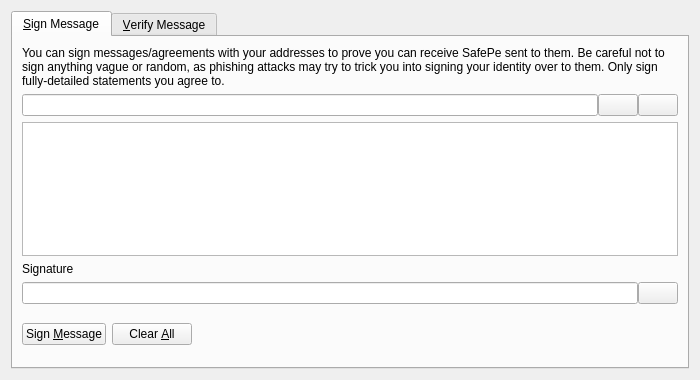
<?xml version="1.0" encoding="UTF-8"?>
<ui version="4.0">
 <class>SignVerifyMessageDialog</class>
 <widget class="QDialog" name="SignVerifyMessageDialog">
  <property name="geometry">
   <rect>
    <x>0</x>
    <y>0</y>
    <width>700</width>
    <height>380</height>
   </rect>
  </property>
  <property name="windowTitle">
   <string>Signatures - Sign / Verify a Message</string>
  </property>
  <property name="modal">
   <bool>true</bool>
  </property>
  <layout class="QVBoxLayout" name="verticalLayout">
   <item>
    <widget class="QTabWidget" name="tabWidget">
     <property name="currentIndex">
      <number>0</number>
     </property>
     <widget class="QWidget" name="tabSignMessage">
      <attribute name="title">
       <string>&amp;Sign Message</string>
      </attribute>
      <layout class="QVBoxLayout" name="verticalLayout_SM">
       <item>
        <widget class="QLabel" name="infoLabel_SM">
         <property name="text">
          <string>You can sign messages/agreements with your addresses to prove you can receive SafePe sent to them. Be careful not to sign anything vague or random, as phishing attacks may try to trick you into signing your identity over to them. Only sign fully-detailed statements you agree to.</string>
         </property>
         <property name="textFormat">
          <enum>Qt::PlainText</enum>
         </property>
         <property name="wordWrap">
          <bool>true</bool>
         </property>
        </widget>
       </item>
       <item>
        <layout class="QHBoxLayout" name="horizontalLayout_1_SM">
         <property name="spacing">
          <number>0</number>
         </property>
         <item>
          <widget class="QValidatedLineEdit" name="addressIn_SM">
           <property name="toolTip">
            <string>The SafePe address to sign the message with</string>
           </property>
          </widget>
         </item>
         <item>
          <widget class="QPushButton" name="addressBookButton_SM">
           <property name="toolTip">
            <string>Choose previously used address</string>
           </property>
           <property name="text">
            <string/>
           </property>
           <property name="shortcut">
            <string>Alt+A</string>
           </property>
           <property name="autoDefault">
            <bool>false</bool>
           </property>
          </widget>
         </item>
         <item>
          <widget class="QPushButton" name="pasteButton_SM">
           <property name="toolTip">
            <string>Paste address from clipboard</string>
           </property>
           <property name="text">
            <string/>
           </property>
           <property name="shortcut">
            <string>Alt+P</string>
           </property>
           <property name="autoDefault">
            <bool>false</bool>
           </property>
          </widget>
         </item>
        </layout>
       </item>
       <item>
        <widget class="QPlainTextEdit" name="messageIn_SM">
         <property name="toolTip">
          <string>Enter the message you want to sign here</string>
         </property>
        </widget>
       </item>
       <item>
        <widget class="QLabel" name="signatureLabel_SM">
         <property name="text">
          <string>Signature</string>
         </property>
         <property name="textFormat">
          <enum>Qt::PlainText</enum>
         </property>
        </widget>
       </item>
       <item>
        <layout class="QHBoxLayout" name="horizontalLayout_2_SM">
         <property name="spacing">
          <number>0</number>
         </property>
         <item>
          <widget class="QLineEdit" name="signatureOut_SM">
           <property name="font">
            <font>
             <italic>true</italic>
            </font>
           </property>
           <property name="readOnly">
            <bool>true</bool>
           </property>
          </widget>
         </item>
         <item>
          <widget class="QPushButton" name="copySignatureButton_SM">
           <property name="toolTip">
            <string>Copy the current signature to the system clipboard</string>
           </property>
           <property name="text">
            <string/>
           </property>
           <property name="autoDefault">
            <bool>false</bool>
           </property>
          </widget>
         </item>
        </layout>
       </item>
       <item>
        <layout class="QHBoxLayout" name="horizontalLayout_3_SM">
         <item>
          <widget class="QPushButton" name="signMessageButton_SM">
           <property name="toolTip">
            <string>Sign the message to prove you own this SafePe address</string>
           </property>
           <property name="text">
            <string>Sign &amp;Message</string>
           </property>
           <property name="autoDefault">
            <bool>false</bool>
           </property>
          </widget>
         </item>
         <item>
          <widget class="QPushButton" name="clearButton_SM">
           <property name="toolTip">
            <string>Reset all sign message fields</string>
           </property>
           <property name="text">
            <string>Clear &amp;All</string>
           </property>
           <property name="autoDefault">
            <bool>false</bool>
           </property>
          </widget>
         </item>
         <item>
          <spacer name="horizontalSpacer_1_SM">
           <property name="orientation">
            <enum>Qt::Horizontal</enum>
           </property>
           <property name="sizeHint" stdset="0">
            <size>
             <width>40</width>
             <height>48</height>
            </size>
           </property>
          </spacer>
         </item>
         <item>
          <widget class="QLabel" name="statusLabel_SM">
           <property name="font">
            <font>
             <weight>75</weight>
             <bold>true</bold>
            </font>
           </property>
           <property name="text">
            <string/>
           </property>
           <property name="wordWrap">
            <bool>true</bool>
           </property>
          </widget>
         </item>
         <item>
          <spacer name="horizontalSpacer_2_SM">
           <property name="orientation">
            <enum>Qt::Horizontal</enum>
           </property>
           <property name="sizeHint" stdset="0">
            <size>
             <width>40</width>
             <height>48</height>
            </size>
           </property>
          </spacer>
         </item>
        </layout>
       </item>
      </layout>
     </widget>
     <widget class="QWidget" name="tabVerifyMessage">
      <attribute name="title">
       <string>&amp;Verify Message</string>
      </attribute>
      <layout class="QVBoxLayout" name="verticalLayout_VM">
       <item>
        <widget class="QLabel" name="infoLabel_VM">
         <property name="text">
          <string>Enter the receiver's address, message (ensure you copy line breaks, spaces, tabs, etc. exactly) and signature below to verify the message. Be careful not to read more into the signature than what is in the signed message itself, to avoid being tricked by a man-in-the-middle attack. Note that this only proves the signing party receives with the address, it cannot prove sendership of any transaction!</string>
         </property>
         <property name="textFormat">
          <enum>Qt::PlainText</enum>
         </property>
         <property name="alignment">
          <set>Qt::AlignLeading|Qt::AlignLeft|Qt::AlignTop</set>
         </property>
         <property name="wordWrap">
          <bool>true</bool>
         </property>
        </widget>
       </item>
       <item>
        <layout class="QHBoxLayout" name="horizontalLayout_1_VM">
         <property name="spacing">
          <number>0</number>
         </property>
         <item>
          <widget class="QValidatedLineEdit" name="addressIn_VM">
           <property name="toolTip">
            <string>The SafePe address the message was signed with</string>
           </property>
          </widget>
         </item>
         <item>
          <widget class="QPushButton" name="addressBookButton_VM">
           <property name="toolTip">
            <string>Choose previously used address</string>
           </property>
           <property name="text">
            <string/>
           </property>
           <property name="shortcut">
            <string>Alt+A</string>
           </property>
           <property name="autoDefault">
            <bool>false</bool>
           </property>
          </widget>
         </item>
        </layout>
       </item>
       <item>
        <widget class="QPlainTextEdit" name="messageIn_VM"/>
       </item>
       <item>
        <widget class="QValidatedLineEdit" name="signatureIn_VM"/>
       </item>
       <item>
        <layout class="QHBoxLayout" name="horizontalLayout_2_VM">
         <item>
          <widget class="QPushButton" name="verifyMessageButton_VM">
           <property name="toolTip">
            <string>Verify the message to ensure it was signed with the specified SafePe address</string>
           </property>
           <property name="text">
            <string>Verify &amp;Message</string>
           </property>
           <property name="autoDefault">
            <bool>false</bool>
           </property>
          </widget>
         </item>
         <item>
          <widget class="QPushButton" name="clearButton_VM">
           <property name="toolTip">
            <string>Reset all verify message fields</string>
           </property>
           <property name="text">
            <string>Clear &amp;All</string>
           </property>
           <property name="autoDefault">
            <bool>false</bool>
           </property>
          </widget>
         </item>
         <item>
          <spacer name="horizontalSpacer_1_VM">
           <property name="orientation">
            <enum>Qt::Horizontal</enum>
           </property>
           <property name="sizeHint" stdset="0">
            <size>
             <width>40</width>
             <height>48</height>
            </size>
           </property>
          </spacer>
         </item>
         <item>
          <widget class="QLabel" name="statusLabel_VM">
           <property name="font">
            <font>
             <weight>75</weight>
             <bold>true</bold>
            </font>
           </property>
           <property name="text">
            <string/>
           </property>
           <property name="wordWrap">
            <bool>true</bool>
           </property>
          </widget>
         </item>
         <item>
          <spacer name="horizontalSpacer_2_VM">
           <property name="orientation">
            <enum>Qt::Horizontal</enum>
           </property>
           <property name="sizeHint" stdset="0">
            <size>
             <width>40</width>
             <height>48</height>
            </size>
           </property>
          </spacer>
         </item>
        </layout>
       </item>
      </layout>
     </widget>
    </widget>
   </item>
  </layout>
 </widget>
 <customwidgets>
  <customwidget>
   <class>QValidatedLineEdit</class>
   <extends>QLineEdit</extends>
   <header>qvalidatedlineedit.h</header>
  </customwidget>
 </customwidgets>
 <resources>
  <include location="../safepe.qrc"/>
 </resources>
 <connections/>
</ui>
